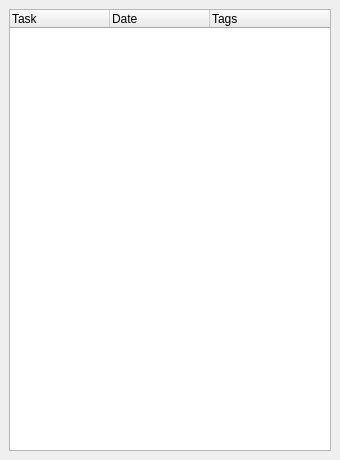
<ui version="4.0" >
 <class>MainWindow</class>
 <widget class="QMainWindow" name="MainWindow" >
  <property name="geometry" >
   <rect>
    <x>0</x>
    <y>0</y>
    <width>340</width>
    <height>460</height>
   </rect>
  </property>
  <property name="windowTitle" >
   <string>MainWindow</string>
  </property>
  <widget class="QWidget" name="centralwidget" >
   <layout class="QHBoxLayout" name="horizontalLayout" >
    <item>
     <widget class="QTreeWidget" name="lista" >
      <column>
       <property name="text" >
        <string>Task</string>
       </property>
      </column>
      <column>
       <property name="text" >
        <string>Date</string>
       </property>
      </column>
      <column>
       <property name="text" >
        <string>Tags</string>
       </property>
      </column>
     </widget>
    </item>
   </layout>
  </widget>
  <widget class="QMenuBar" name="menubar" >
   <property name="geometry" >
    <rect>
     <x>0</x>
     <y>0</y>
     <width>340</width>
     <height>27</height>
    </rect>
   </property>
  </widget>
 </widget>
 <resources/>
 <connections/>
</ui>
